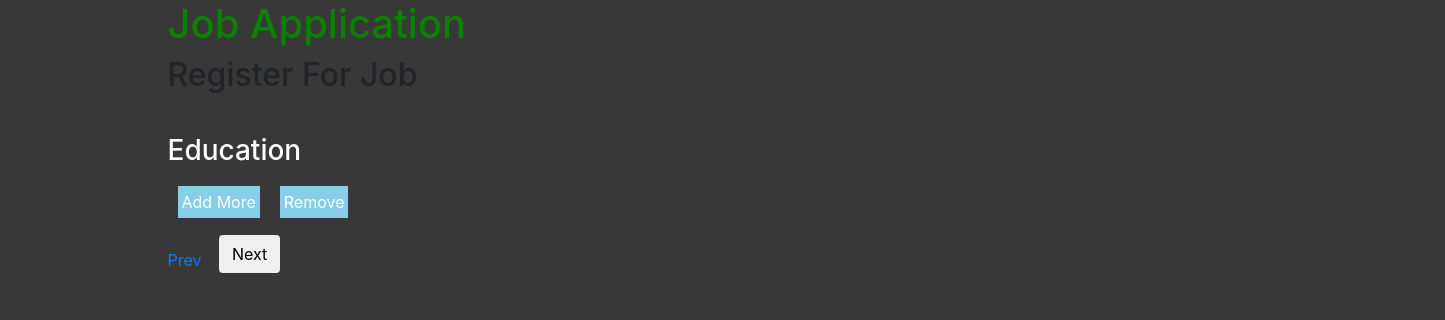
The app's page /educationupdate/5, older data.
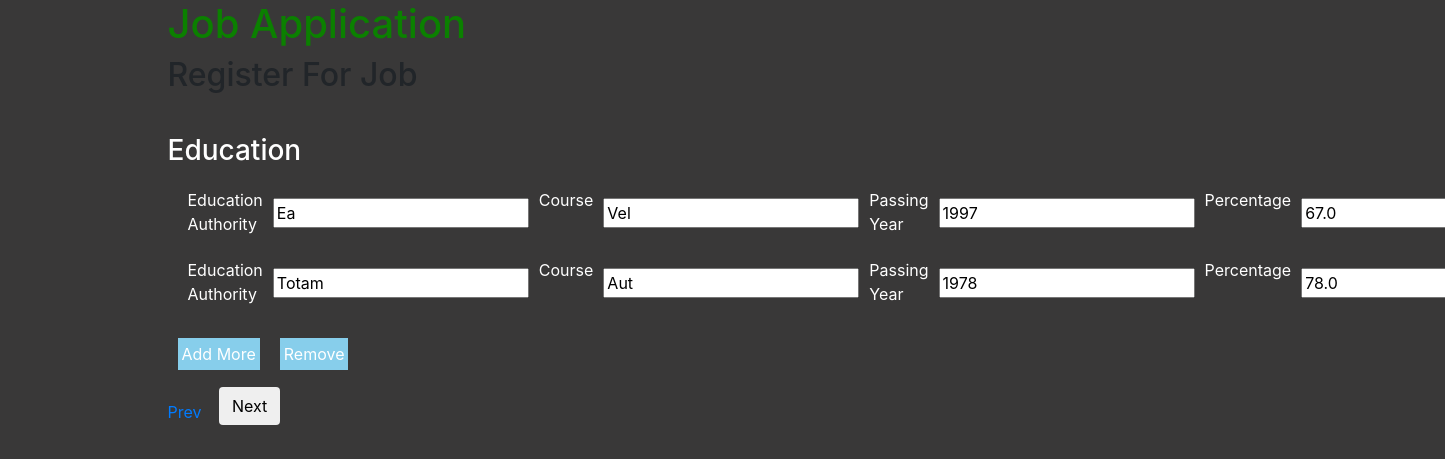
The same page, newer data.
### JobApplicationApp/models.py (models this page shows, shortened)
class EducationDetails(models.Model):
    form_id = models.ForeignKey(BasicDetails, on_delete=models.CASCADE)
    education_authority = models.CharField(max_length=100)
    course = models.CharField(max_length=30)
    passing_year = models.CharField(max_length=4)
    percentage = models.FloatField()

### JobApplicationApp/views.py (the view)
# urls.py: path("educationupdate/<int:id>", views.education_update, name="educationupdate"),
def education_update(request, id):
    edu = EducationDetails.objects.filter(form_id=id)
    context = {"education": edu, "updateid": id}
    return render(request, "education.html", context)

### templates/JobApplicationApp/education.html (shortened to what this page needs)
{% extends "base.html" %}
{% load static %}
{% block body %}
<h1> Job Application </h1>
<h2> Register For Job </h2>
{% if updateid %}
<form method="post" action={% url "education_update_data" id=updateid %}>
{% else %}
<form method="post" action={% url "educationsubmit" %}>
    <input name="id" value="newid" hidden>
{% endif %}
    <div class="components" id="education">
        <h3>Education</h3>
        {% if updateid or backid %}
        {% for obj in education %}
        <div class="comform">
            {% if obj.education_authority %}
            <lable for="education_authority"> Education Authority </lable><input value={{obj.education_authority}} name="education_authority" >
            <lable for="course"> Course </lable><input value={{obj.course}} name="course" >
            <lable for="passing_year"> Passing Year </lable><input value={{obj.passing_year}} name="passing_year" >
            <lable for="percentage"> Percentage </lable><input value={{obj.percentage}} name="percentage" >
        </div>
            {% endif %}
        {% endfor%}
        {% else %}
        <div class="comform">
            {{education}}
        </div>
        {%endif%}
    </div>
    <div style="display:flex">
    <p id="add" class="btns">Add More</p>
    <p id="remove" class="btns">Remove</p>
    </div>
    <div class="btndiv">
        <a href="{% url "basicback" %}">Prev</a>
        <p class="btn"><button type="submit" name="next" class="btn">Next</button></p>
    </div>
    </form>
{% endblock body %}

Row changes from the older to the newer data that the page shows:
added EducationDetails: education_authority "Ea", course "Vel", passing_year "1997", percentage "67.0"
added EducationDetails: education_authority "Totam", course "Aut", passing_year "1978", percentage "78.0"
